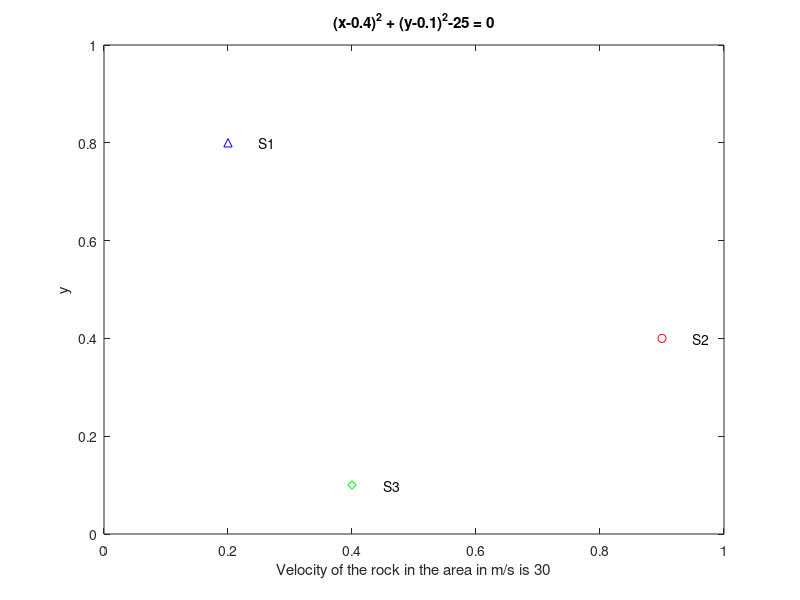
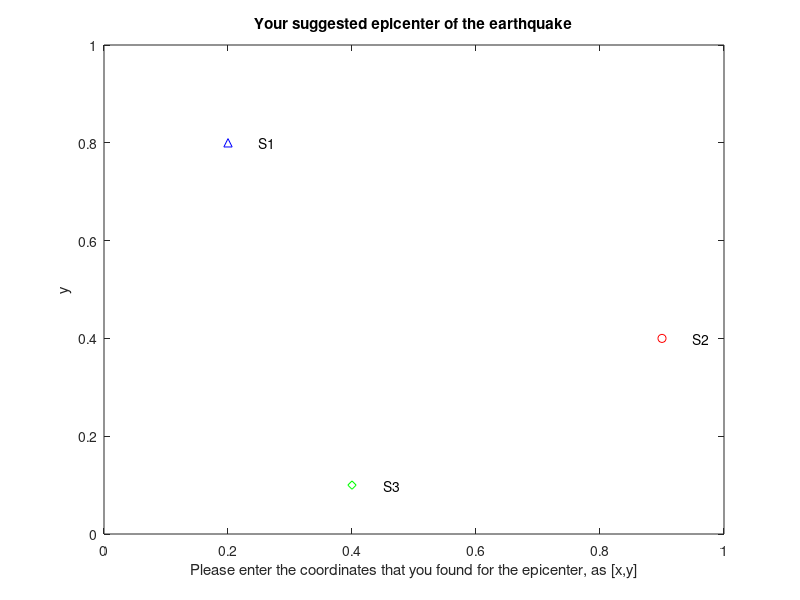

Recreate these plots in MATLAB, in order. (Note: this script raises an error after producing the figures.)
j=6;
while j==6
    close all
    clear all
thresh=0.01;
%%%the way the program is written, should be able to randomize 
%%%this at this point and still get correct output calculations
vel=30; %%%acoustic velocity of the rock media in m/s
xv=['Velocity of the rock in the area in m/s is ',num2str(vel)];
%%%vel=rand(1,1)*100;
st1=[0.2,0.8];
st2=[0.9,0.4];
st3=[0.4,0.1];
st=[st1;st2;st3];
for k=1:250
figure(1)
plot(st1(1,1)+rand(1,1)*0.1,st1(1,2),'b^')
text(st1(1,1)+0.05+rand(1,1)*0.1,st1(1,2),'S1')
axis([0 1 0 1])
hold on
plot(st2(1,1)+rand(1,1)*0.1,st2(1,2),'ro',st3(1,1)+rand(1,1)*0.1,st3(1,2),'gd')
text(st2(1,1)+0.05+rand(1,1)*0.1,st2(1,2),'S2')
text(st3(1,1)+0.05+rand(1,1)*0.1,st3(1,2),'S3')
hold off
end

figure(1)
plot(st1(1,1),st1(1,2),'b^')
text(st1(1,1)+0.05,st1(1,2),'S1')
axis([0 1 0 1])
hold on
plot(st2(1,1),st2(1,2),'ro',st3(1,1),st3(1,2),'gd')
text(st2(1,1)+0.05,st2(1,2),'S2')
text(st3(1,1)+0.05,st3(1,2),'S3')
hold off
xlabel(xv); 
%eq=[0.5469,0.9575];
eq=rand(1,2);
% hold on
% plot(eq(1,1),eq(1,2),'kx')
% hold off

dist=sqrt(sum((st-ones(3,1)*eq).^2,2));
t=dist./vel;
r1=t(1);
r2=t(2);
r3=t(3);
dr=1000000;
while dr>=thresh
    figure(1)
plot(st1(1,1),st1(1,2),'b^')
text(st1(1,1)+0.05,st1(1,2),'S1')
axis([0 1 0 1])
hold on
plot(st2(1,1),st2(1,2),'ro',st3(1,1),st3(1,2),'gd')
text(st2(1,1)+0.05,st2(1,2),'S2')
text(st3(1,1)+0.05,st3(1,2),'S3')
hold off
title('Stations and Readings')
xlabel(xv); 
d1=-1;
while d1<0
    a1=['Time to Station #1 is ',num2str(r1)]
d1=input('How far away is the epicenter from Station #1?');
figure(1)
hold on
eqn=['(x-',num2str(st(1,1)),')^2 + (y-',...
    num2str(st(1,2)),')^2-',...
    num2str(d1^2)];
ezplot(eqn)
axis([0 1 0 1])
xlabel(xv); 
end
d2=-1;
while d2<0
    a1=['Time to Station #2 is ',num2str(r2)]
d2=input('How far away is the epicenter from Station #2?');
figure(1)
eqn=['(x-',num2str(st(2,1)),')^2 + (y-',...
    num2str(st(2,2)),')^2-',...
    num2str(d2^2)];
ezplot(eqn)
axis([0 1 0 1])
xlabel(xv); 
end
d3=-1;
while d3<0
    a3=['Time to Station #3 is ',num2str(r3)]
d3=input('How far away is the epicenter from Station #3?');
figure(1)
eqn=['(x-',num2str(st(3,1)),')^2 + (y-',...
    num2str(st(3,2)),')^2-',...
    num2str(d3^2)];
ezplot(eqn)
axis([0 1 0 1])
xlabel(xv); 
end
hold off

d=[d1;d2;d3];

figure(2)
for i=1:3
eqn=['(x-',num2str(st(i,1)),')^2 + (y-',...
    num2str(st(i,2)),')^2-',...
    num2str(d(i)^2)];
ezplot(eqn)
axis([0 1 0 1])
xlabel(xv); 
hold on
end
plot(st2(1,1),st2(1,2),'ro',st3(1,1),st3(1,2),'gd')
plot(st1(1,1),st1(1,2),'b^')
text(st1(1,1)+0.05,st1(1,2),'S1')
text(st2(1,1)+0.05,st2(1,2),'S2')
text(st3(1,1)+0.05,st3(1,2),'S3')
title('Your suggested epicenter of the earthquake')
hold off


% xlabel('Using the mouse, carefully click on the intersection of the curves, and record the values');
% results=ginput(1)
% dr=sqrt(sum((results-eq).^2));
% ['You were ',num2str(dr), ' units off from the true epicenter']

xlabel('Please enter the coordinates that you found for the epicenter, as [x,y]');
results2=input('Please enter the coordinates that you found for the epicenter, as [x,y]')
dr=sqrt(sum((results2-eq).^2));
figure(1)
hold on
plot(results2(1,1),results2(1,2),'mo')
%text(results2(1,1)+0.05,results2(1,2),'Your location')
hold off
['You were ',num2str(dr), ' units off from the true epicenter']


if dr<=thresh
    ['Good Job!!!']
    ['You entered: ',num2str(results2)]
    ['The true location was: ',num2str(eq)]
    figure(1)
    hold on
    plot(eq(1,1),eq(1,2),'kx')
    %text(eq(1,1),eq(1,2),'True location')
    hold off
    
    %%%%solution:
figure(2)
for i=1:3
eqn=['(x-',num2str(st(i,1)),')^2 + (y-',...
    num2str(st(i,2)),')^2-',...
    num2str(dist(i)^2)];
ezplot(eqn)
axis([-1 2 -1 2])
hold on
end
plot(eq(1,1),eq(1,2),'kx')
plot(st2(1,1),st2(1,2),'ro',st3(1,1),st3(1,2),'gd')
plot(st1(1,1),st1(1,2),'b^')
title('Epicenter of Earthquake')
hold off
else
    ['Try Again']
    ['You entered: ',num2str(results2)]
end
end

p=input('Would you like to do this again? Enter y/n ', 's');
if p=='n' | p=='no'
    j=7;
end
end

    





